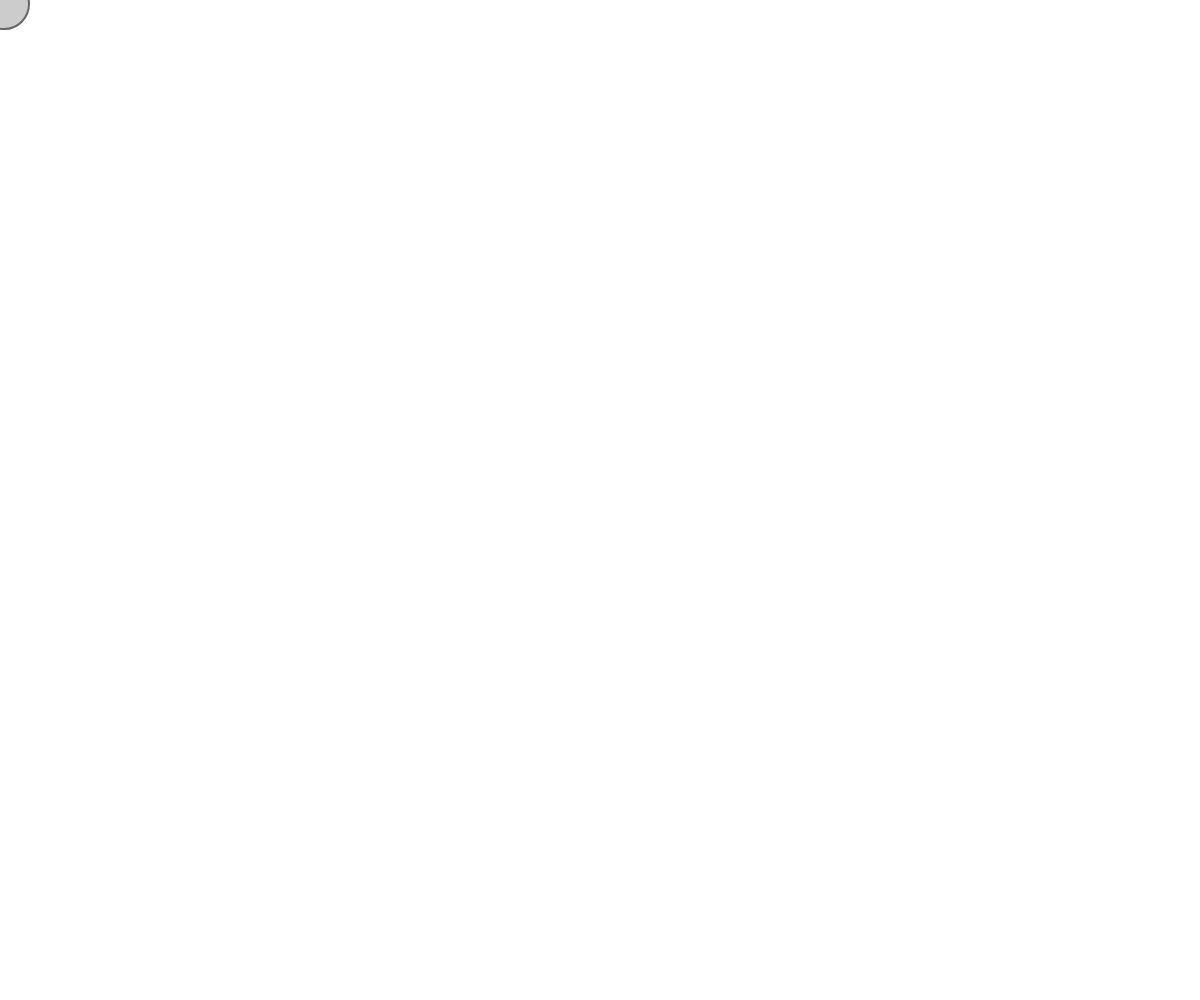
Frame 1 (no input)
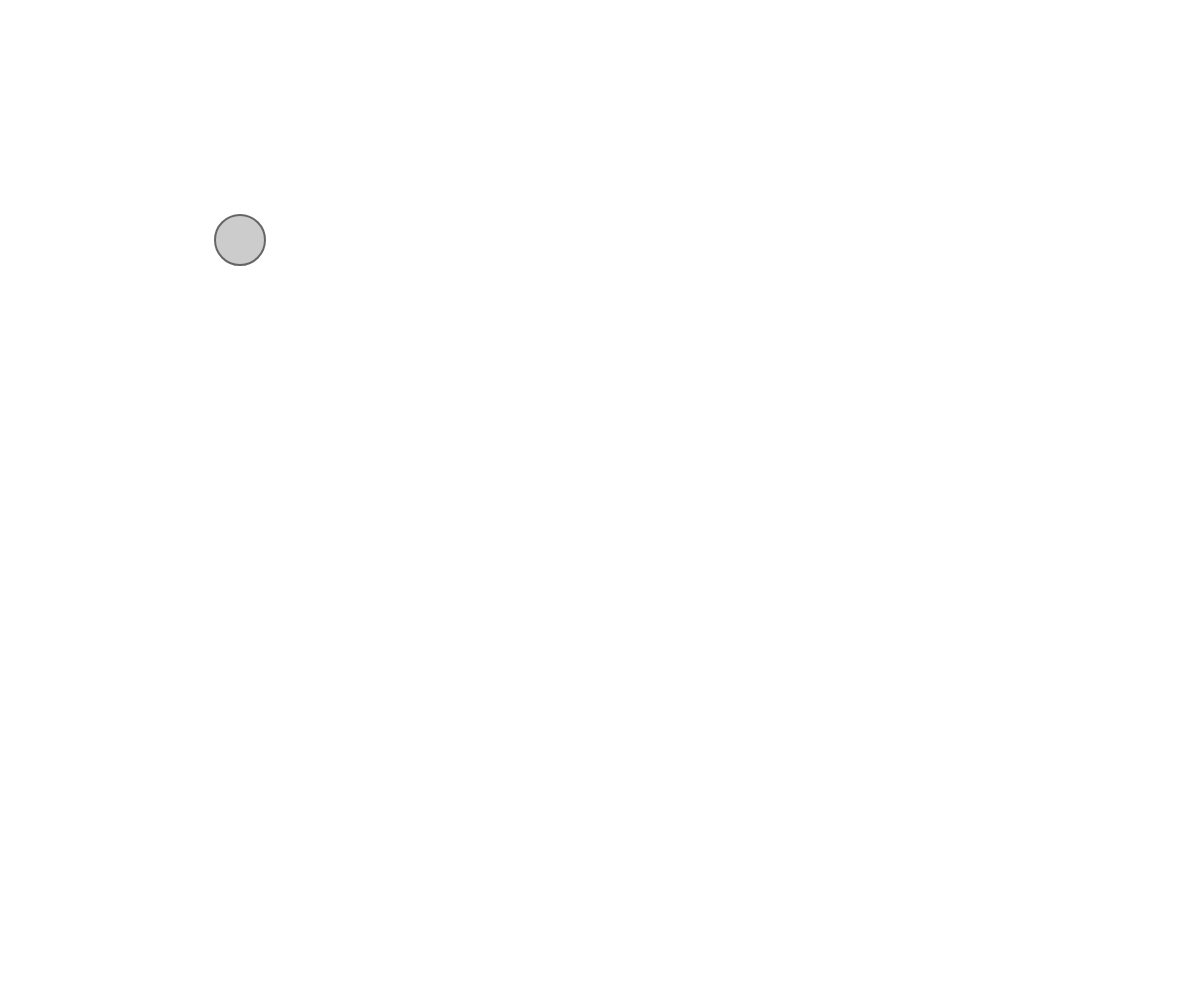
Frame 60 (no input)
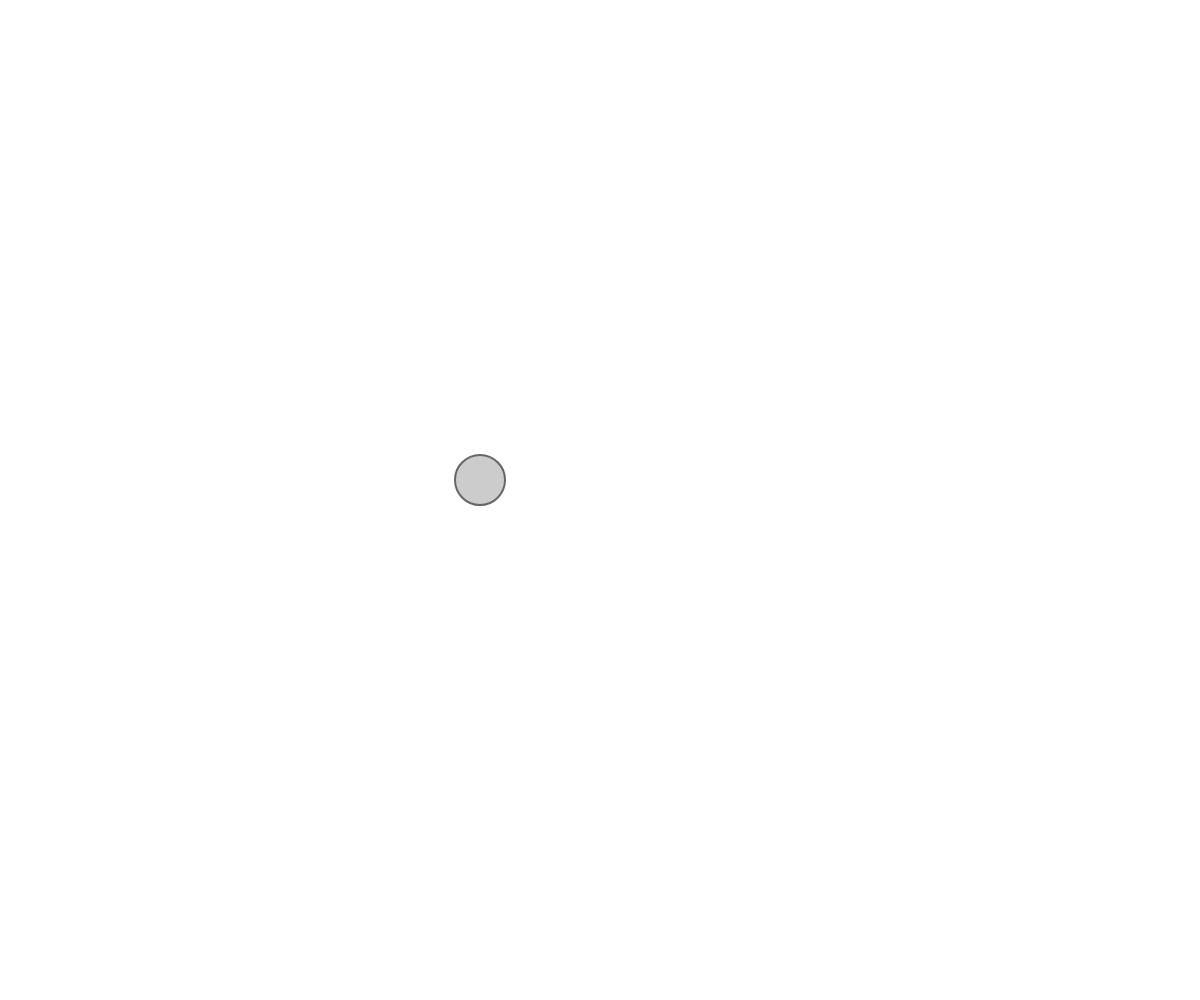
Frame 120 (the mouse pressed at the canvas centre since frame 60)

The p5.js sketch that drew these frames (run headless with seeded random() and noise() and a simulated clock; from frame 60 on, the mouse is pressed at the canvas centre):

// p5.js sketch
// ── sketch.js
/**
* Vector addition
* adapted for p5js by Kevin Siwoff,
* Fall 2015
*/
var loc, vel;
var strokeColor = '#666666';
var fillColor = '#cccccc';

function setup(){
  createCanvas(windowWidth,windowHeight);
  loc = createVector(0,0);
  vel = createVector(4,4);
}
function draw(){
  background(255);
  strokeWeight(2);
  stroke(strokeColor);
  fill(fillColor);
  loc.add(vel);
  if(loc.x >= width || loc.y >= height){
    loc = createVector(50,10);
  }
  ellipse(loc.x,loc.y,50,50);
}
